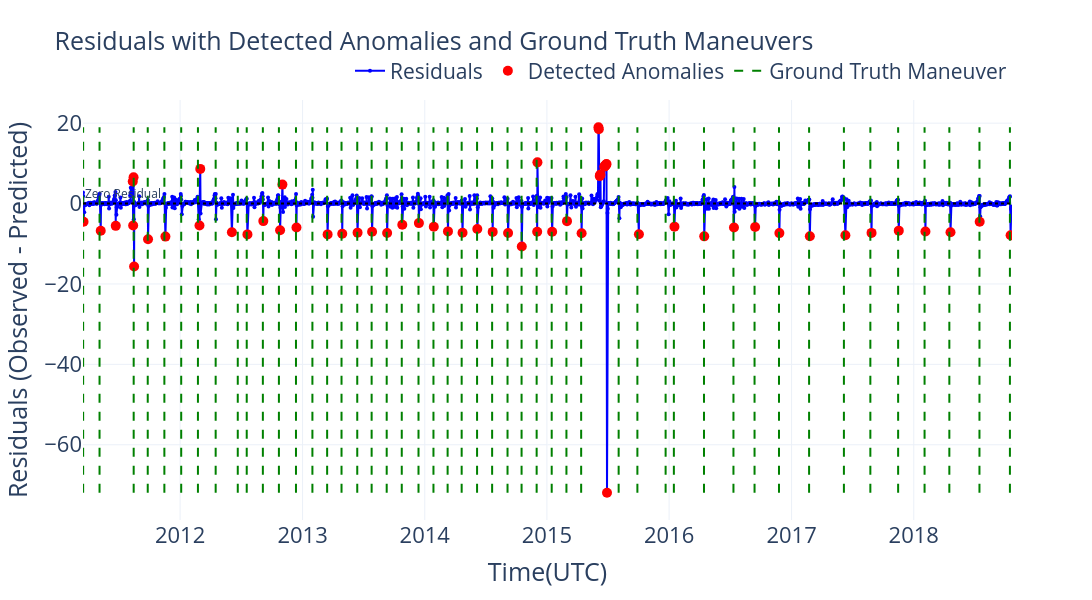

The notebook cell saved with this chart:
### Markdown cell above
### Residuals with detected anomaly and ground truth maneuver

### Code cell
# Residual range for drawing maneuver lines
residuals_min = df_result["residuals"].min()
residuals_max = df_result["residuals"].max()

#Create figure
fig = go.Figure()

#  Residuals
fig.add_trace(go.Scatter(
    x=df_result.index,
    y=df_result["residuals"],
    mode='lines+markers',
    name='Residuals',
    marker=dict(size=4),
    line=dict(color='blue')
))

#  Detected Anomalies
fig.add_trace(go.Scatter(
    x=df_result[df_result["anomaly"]].index,
    y=df_result[df_result["anomaly"]]["residuals"],
    mode='markers',
    name='Detected Anomalies',
    marker=dict(color='red', size=10, symbol='circle'),
    hovertemplate='Anomaly Date: %{x|%Y-%m-%d}<br>Residual: %{y:.4f}'
))

#  Ground Truth Maneuver Lines
for _, row in ground_truth_df_test.iterrows():
    maneuver_date = row["Start_Timestamp"]
    fig.add_trace(go.Scatter(
        x=[maneuver_date, maneuver_date],
        y=[residuals_min, residuals_max],
        mode='lines',
        line=dict(color='green', dash='dash'),
        name='Ground Truth Maneuver',
        hoverinfo='text',
        text=[f"Maneuver Date: {maneuver_date.strftime('%Y-%m-%d')}"] * 2,
        showlegend=False
    ))
fig.add_trace(go.Scatter(
    x=[None],
    y=[None],
    mode='lines',
    line=dict(color='green', dash='dash'),
    name='Ground Truth Maneuver'
))
fig.add_hline(
    y=0,
    line_dash="dot",
    line_color="black",
    annotation_text="Zero Residual",
    annotation_position="top left"
)
fig.update_layout(
    title=dict(
        text='Residuals with Detected Anomalies and Ground Truth Maneuvers',
        font=dict(size=25)  
    ),
    xaxis=dict(
        title='Time(UTC)',
        titlefont=dict(size=25),  
        tickfont=dict(size=22)   
    ),
    yaxis=dict(
        title='Residuals (Observed - Predicted)',
        titlefont=dict(size=25),  
        tickfont=dict(size=22)    
    ),
    template='plotly_white',
    width=1400,
    height=600,
    legend=dict(
        font=dict(size=21),       
        orientation="h",
        yanchor="bottom",
        y=1.02,
        xanchor="right",
        x=1
    ),
    xaxis_range=[df_result.index.min(), df_result.index.max()]
)
fig.show()

### Figure 1 — Plotly figure (JSON) as saved in the notebook; plotly's stock layout.template omitted (floating-point values rounded to 4 significant figures; data arrays with more than 128 entries replaced by an {"elided": "..."} marker saying what was removed)
{"data": [{"line": {"color": "blue"}, "marker": {"size": 4}, "mode": "lines+markers", "name": "Residuals", "type": "scatter", "x": {"elided": "2372 str values"}, "y": {"elided": "2372 float values"}}, {"hovertemplate": "Anomaly Date: %{x|%Y-%m-%d}<br>Residual: %{y:.4f}", "marker": {"color": "red", "size": 10, "symbol": "circle"}, "mode": "markers", "name": "Detected Anomalies", "type": "scatter", "x": ["2011-03-18T13:33:04.434624+00:00", "2011-05-08T21:26:42.042624+00:00", "2011-06-22T18:44:25.860768+00:00", "2011-08-12T14:42:35.221823+00:00", "2011-08-13T20:00:01.840031+00:00", "2011-08-14T23:36:47.971584+00:00", "2011-08-16T14:31:24.178080+00:00", "2011-09-27T06:01:44.510303+00:00", "2011-11-18T04:43:23.132927+00:00", "2012-02-27T23:31:27.419807+00:00", "2012-03-01T06:33:39.019392+00:00", "2012-06-03T19:06:40.533408+00:00", "2012-07-20T05:43:33.076127+00:00", "2012-09-05T14:49:52.375584+00:00", "2012-10-25T18:51:51.276096+00:00", "2012-11-01T16:33:20.510207+00:00", "2012-12-13T17:52:52.836672+00:00", "2013-03-16T19:07:08.596128+00:00", "2013-04-29T11:46:29.135999+00:00", "2013-06-14T06:40:23.176127+00:00", "2013-07-27T15:54:07.547040+00:00", "2013-09-10T14:56:42.918143+00:00", "2013-10-25T21:53:02.677919+00:00", "2013-12-14T12:50:21.624863+00:00", "2014-01-28T00:19:26.262623+00:00", "2014-03-11T09:31:01.419743+00:00", "2014-04-23T22:25:35.989248+00:00", "2014-06-07T00:04:07.449600+00:00", "2014-07-22T23:11:15.370367+00:00", "2014-09-06T23:40:35.164704+00:00", "2014-10-17T22:41:27.209184+00:00", "2014-12-02T21:37:31.944288+00:00", "2014-12-03T16:03:55.754784+00:00", "2015-01-16T16:01:42.060287+00:00", "2015-03-01T23:58:32.151071+00:00", "2015-04-14T16:04:34.735008+00:00", "2015-06-03T22:44:09.786336+00:00", "2015-06-05T00:38:13.195104+00:00", "2015-06-07T20:45:06.208415+00:00", "2015-06-08T21:05:21.660288+00:00", "2015-06-09T21:21:24.367104+00:00", "2015-06-21T13:16:33.792960+00:00", "2015-06-22T18:51:53.333280+00:00", "2015-06-23T19:48:01.955232+00:00", "2015-06-24T21:21:29.131199+00:00", "2015-06-25T21:43:47.450783+00:00", "2015-06-26T23:38:23.257823+00:00", "2015-06-28T01:31:46.684992+00:00", "2015-06-29T12:41:01.554144+00:00", "2015-10-02T21:27:41.193792+00:00", "2016-01-17T01:45:37.382975+00:00", "2016-04-15T00:50:36.443328+00:00", "2016-07-12T19:43:39.815904+00:00", "2016-09-14T00:39:38.692224+00:00", "2016-11-25T13:01:54.971904+00:00", "2017-02-24T13:57:40.517279+00:00", "2017-06-10T18:37:38.412191+00:00", "2017-08-27T21:44:58.960608+00:00", "2017-11-17T06:31:42.474432+00:00", "2018-02-04T22:17:31.942751+00:00", "2018-04-20T20:14:12.465312+00:00", "2018-07-16T23:51:25.983935+00:00", "2018-10-17T09:33:42.700896+00:00"], "y": [-4.527, -6.761, -5.553, 5.494, -5.482, 6.556, -15.67, -8.893, -8.228, -5.464, 8.623, -7.137, -7.669, -4.365, -6.645, 4.713, -5.958, -7.678, -7.501, -7.234, -6.998, -7.339, -5.285, -4.865, -5.773, -6.933, -7.282, -6.353, -7.054, -7.307, -10.7, -7.015, 10.25, -7.024, -4.375, -7.398, 18.98, 18.48, 6.824, 7.03, 7.234, 9.137, 9.279, 9.387, 9.495, 9.606, 9.709, 9.806, -71.94, -7.631, -5.746, -8.163, -5.942, -5.853, -7.351, -8.118, -7.891, -7.302, -6.743, -6.953, -7.157, -4.548, -7.903]}, {"hoverinfo": "text", "line": {"color": "green", "dash": "dash"}, "mode": "lines", "name": "Ground Truth Maneuver", "showlegend": false, "text": ["Maneuver Date: 2018-10-15", "Maneuver Date: 2018-10-15"], "type": "scatter", "x": ["2018-10-15T08:15:00+00:00", "2018-10-15T08:15:00+00:00"], "y": [-71.94, 18.98]}, {"hoverinfo": "text", "line": {"color": "green", "dash": "dash"}, "mode": "lines", "name": "Ground Truth Maneuver", "showlegend": false, "text": ["Maneuver Date: 2018-07-16", "Maneuver Date: 2018-07-16"], "type": "scatter", "x": ["2018-07-16T08:15:00+00:00", "2018-07-16T08:15:00+00:00"], "y": [-71.94, 18.98]}, {"hoverinfo": "text", "line": {"color": "green", "dash": "dash"}, "mode": "lines", "name": "Ground Truth Maneuver", "showlegend": false, "text": ["Maneuver Date: 2018-04-17", "Maneuver Date: 2018-04-17"], "type": "scatter", "x": ["2018-04-17T08:15:00+00:00", "2018-04-17T08:15:00+00:00"], "y": [-71.94, 18.98]}, {"hoverinfo": "text", "line": {"color": "green", "dash": "dash"}, "mode": "lines", "name": "Ground Truth Maneuver", "showlegend": false, "text": ["Maneuver Date: 2018-02-02", "Maneuver Date: 2018-02-02"], "type": "scatter", "x": ["2018-02-02T08:15:00+00:00", "2018-02-02T08:15:00+00:00"], "y": [-71.94, 18.98]}, {"hoverinfo": "text", "line": {"color": "green", "dash": "dash"}, "mode": "lines", "name": "Ground Truth Maneuver", "showlegend": false, "text": ["Maneuver Date: 2017-11-15", "Maneuver Date: 2017-11-15"], "type": "scatter", "x": ["2017-11-15T08:15:00+00:00", "2017-11-15T08:15:00+00:00"], "y": [-71.94, 18.98]}, {"hoverinfo": "text", "line": {"color": "green", "dash": "dash"}, "mode": "lines", "name": "Ground Truth Maneuver", "showlegend": false, "text": ["Maneuver Date: 2017-08-24", "Maneuver Date: 2017-08-24"], "type": "scatter", "x": ["2017-08-24T08:15:00+00:00", "2017-08-24T08:15:00+00:00"], "y": [-71.94, 18.98]}, {"hoverinfo": "text", "line": {"color": "green", "dash": "dash"}, "mode": "lines", "name": "Ground Truth Maneuver", "showlegend": false, "text": ["Maneuver Date: 2017-06-06", "Maneuver Date: 2017-06-06"], "type": "scatter", "x": ["2017-06-06T08:15:00+00:00", "2017-06-06T08:15:00+00:00"], "y": [-71.94, 18.98]}, {"hoverinfo": "text", "line": {"color": "green", "dash": "dash"}, "mode": "lines", "name": "Ground Truth Maneuver", "showlegend": false, "text": ["Maneuver Date: 2017-02-22", "Maneuver Date: 2017-02-22"], "type": "scatter", "x": ["2017-02-22T07:30:00+00:00", "2017-02-22T07:30:00+00:00"], "y": [-71.94, 18.98]}, {"hoverinfo": "text", "line": {"color": "green", "dash": "dash"}, "mode": "lines", "name": "Ground Truth Maneuver", "showlegend": false, "text": ["Maneuver Date: 2016-11-24", "Maneuver Date: 2016-11-24"], "type": "scatter", "x": ["2016-11-24T08:45:00+00:00", "2016-11-24T08:45:00+00:00"], "y": [-71.94, 18.98]}, {"hoverinfo": "text", "line": {"color": "green", "dash": "dash"}, "mode": "lines", "name": "Ground Truth Maneuver", "showlegend": false, "text": ["Maneuver Date: 2016-09-12", "Maneuver Date: 2016-09-12"], "type": "scatter", "x": ["2016-09-12T08:30:00+00:00", "2016-09-12T08:30:00+00:00"], "y": [-71.94, 18.98]}, {"hoverinfo": "text", "line": {"color": "green", "dash": "dash"}, "mode": "lines", "name": "Ground Truth Maneuver", "showlegend": false, "text": ["Maneuver Date: 2016-07-11", "Maneuver Date: 2016-07-11"], "type": "scatter", "x": ["2016-07-11T07:45:00+00:00", "2016-07-11T07:45:00+00:00"], "y": [-71.94, 18.98]}, {"hoverinfo": "text", "line": {"color": "green", "dash": "dash"}, "mode": "lines", "name": "Ground Truth Maneuver", "showlegend": false, "text": ["Maneuver Date: 2016-04-14", "Maneuver Date: 2016-04-14"], "type": "scatter", "x": ["2016-04-14T07:30:00+00:00", "2016-04-14T07:30:00+00:00"], "y": [-71.94, 18.98]}, {"hoverinfo": "text", "line": {"color": "green", "dash": "dash"}, "mode": "lines", "name": "Ground Truth Maneuver", "showlegend": false, "text": ["Maneuver Date: 2016-01-15", "Maneuver Date: 2016-01-15"], "type": "scatter", "x": ["2016-01-15T07:30:00+00:00", "2016-01-15T07:30:00+00:00"], "y": [-71.94, 18.98]}, {"hoverinfo": "text", "line": {"color": "green", "dash": "dash"}, "mode": "lines", "name": "Ground Truth Maneuver", "showlegend": false, "text": ["Maneuver Date: 2015-12-21", "Maneuver Date: 2015-12-21"], "type": "scatter", "x": ["2015-12-21T16:00:00+00:00", "2015-12-21T16:00:00+00:00"], "y": [-71.94, 18.98]}, {"hoverinfo": "text", "line": {"color": "green", "dash": "dash"}, "mode": "lines", "name": "Ground Truth Maneuver", "showlegend": false, "text": ["Maneuver Date: 2015-09-28", "Maneuver Date: 2015-09-28"], "type": "scatter", "x": ["2015-09-28T07:30:00+00:00", "2015-09-28T07:30:00+00:00"], "y": [-71.94, 18.98]}, {"hoverinfo": "text", "line": {"color": "green", "dash": "dash"}, "mode": "lines", "name": "Ground Truth Maneuver", "showlegend": false, "text": ["Maneuver Date: 2015-08-03", "Maneuver Date: 2015-08-03"], "type": "scatter", "x": ["2015-08-03T07:30:00+00:00", "2015-08-03T07:30:00+00:00"], "y": [-71.94, 18.98]}, {"hoverinfo": "text", "line": {"color": "green", "dash": "dash"}, "mode": "lines", "name": "Ground Truth Maneuver", "showlegend": false, "text": ["Maneuver Date: 2015-04-13", "Maneuver Date: 2015-04-13"], "type": "scatter", "x": ["2015-04-13T07:30:00+00:00", "2015-04-13T07:30:00+00:00"], "y": [-71.94, 18.98]}, {"hoverinfo": "text", "line": {"color": "green", "dash": "dash"}, "mode": "lines", "name": "Ground Truth Maneuver", "showlegend": false, "text": ["Maneuver Date: 2015-02-28", "Maneuver Date: 2015-02-28"], "type": "scatter", "x": ["2015-02-28T07:30:00+00:00", "2015-02-28T07:30:00+00:00"], "y": [-71.94, 18.98]}, {"hoverinfo": "text", "line": {"color": "green", "dash": "dash"}, "mode": "lines", "name": "Ground Truth Maneuver", "showlegend": false, "text": ["Maneuver Date: 2015-01-15", "Maneuver Date: 2015-01-15"], "type": "scatter", "x": ["2015-01-15T07:30:00+00:00", "2015-01-15T07:30:00+00:00"], "y": [-71.94, 18.98]}, {"hoverinfo": "text", "line": {"color": "green", "dash": "dash"}, "mode": "lines", "name": "Ground Truth Maneuver", "showlegend": false, "text": ["Maneuver Date: 2014-12-01", "Maneuver Date: 2014-12-01"], "type": "scatter", "x": ["2014-12-01T07:30:00+00:00", "2014-12-01T07:30:00+00:00"], "y": [-71.94, 18.98]}, {"hoverinfo": "text", "line": {"color": "green", "dash": "dash"}, "mode": "lines", "name": "Ground Truth Maneuver", "showlegend": false, "text": ["Maneuver Date: 2014-10-17", "Maneuver Date: 2014-10-17"], "type": "scatter", "x": ["2014-10-17T07:30:00+00:00", "2014-10-17T07:30:00+00:00"], "y": [-71.94, 18.98]}, {"hoverinfo": "text", "line": {"color": "green", "dash": "dash"}, "mode": "lines", "name": "Ground Truth Maneuver", "showlegend": false, "text": ["Maneuver Date: 2014-09-05", "Maneuver Date: 2014-09-05"], "type": "scatter", "x": ["2014-09-05T07:30:00+00:00", "2014-09-05T07:30:00+00:00"], "y": [-71.94, 18.98]}, {"hoverinfo": "text", "line": {"color": "green", "dash": "dash"}, "mode": "lines", "name": "Ground Truth Maneuver", "showlegend": false, "text": ["Maneuver Date: 2014-07-21", "Maneuver Date: 2014-07-21"], "type": "scatter", "x": ["2014-07-21T07:30:00+00:00", "2014-07-21T07:30:00+00:00"], "y": [-71.94, 18.98]}, {"hoverinfo": "text", "line": {"color": "green", "dash": "dash"}, "mode": "lines", "name": "Ground Truth Maneuver", "showlegend": false, "text": ["Maneuver Date: 2014-06-06", "Maneuver Date: 2014-06-06"], "type": "scatter", "x": ["2014-06-06T07:30:00+00:00", "2014-06-06T07:30:00+00:00"], "y": [-71.94, 18.98]}, {"hoverinfo": "text", "line": {"color": "green", "dash": "dash"}, "mode": "lines", "name": "Ground Truth Maneuver", "showlegend": false, "text": ["Maneuver Date: 2014-04-21", "Maneuver Date: 2014-04-21"], "type": "scatter", "x": ["2014-04-21T07:30:00+00:00", "2014-04-21T07:30:00+00:00"], "y": [-71.94, 18.98]}, {"hoverinfo": "text", "line": {"color": "green", "dash": "dash"}, "mode": "lines", "name": "Ground Truth Maneuver", "showlegend": false, "text": ["Maneuver Date: 2014-03-10", "Maneuver Date: 2014-03-10"], "type": "scatter", "x": ["2014-03-10T07:30:00+00:00", "2014-03-10T07:30:00+00:00"], "y": [-71.94, 18.98]}, {"hoverinfo": "text", "line": {"color": "green", "dash": "dash"}, "mode": "lines", "name": "Ground Truth Maneuver", "showlegend": false, "text": ["Maneuver Date: 2014-01-27", "Maneuver Date: 2014-01-27"], "type": "scatter", "x": ["2014-01-27T00:30:00+00:00", "2014-01-27T00:30:00+00:00"], "y": [-71.94, 18.98]}, {"hoverinfo": "text", "line": {"color": "green", "dash": "dash"}, "mode": "lines", "name": "Ground Truth Maneuver", "showlegend": false, "text": ["Maneuver Date: 2013-12-13", "Maneuver Date: 2013-12-13"], "type": "scatter", "x": ["2013-12-13T07:30:00+00:00", "2013-12-13T07:30:00+00:00"], "y": [-71.94, 18.98]}, {"hoverinfo": "text", "line": {"color": "green", "dash": "dash"}, "mode": "lines", "name": "Ground Truth Maneuver", "showlegend": false, "text": ["Maneuver Date: 2013-10-24", "Maneuver Date: 2013-10-24"], "type": "scatter", "x": ["2013-10-24T07:30:00+00:00", "2013-10-24T07:30:00+00:00"], "y": [-71.94, 18.98]}, {"hoverinfo": "text", "line": {"color": "green", "dash": "dash"}, "mode": "lines", "name": "Ground Truth Maneuver", "showlegend": false, "text": ["Maneuver Date: 2013-09-09", "Maneuver Date: 2013-09-09"], "type": "scatter", "x": ["2013-09-09T07:30:00+00:00", "2013-09-09T07:30:00+00:00"], "y": [-71.94, 18.98]}, {"hoverinfo": "text", "line": {"color": "green", "dash": "dash"}, "mode": "lines", "name": "Ground Truth Maneuver", "showlegend": false, "text": ["Maneuver Date: 2013-07-26", "Maneuver Date: 2013-07-26"], "type": "scatter", "x": ["2013-07-26T07:30:00+00:00", "2013-07-26T07:30:00+00:00"], "y": [-71.94, 18.98]}, {"hoverinfo": "text", "line": {"color": "green", "dash": "dash"}, "mode": "lines", "name": "Ground Truth Maneuver", "showlegend": false, "text": ["Maneuver Date: 2013-06-13", "Maneuver Date: 2013-06-13"], "type": "scatter", "x": ["2013-06-13T07:30:00+00:00", "2013-06-13T07:30:00+00:00"], "y": [-71.94, 18.98]}, {"hoverinfo": "text", "line": {"color": "green", "dash": "dash"}, "mode": "lines", "name": "Ground Truth Maneuver", "showlegend": false, "text": ["Maneuver Date: 2013-04-27", "Maneuver Date: 2013-04-27"], "type": "scatter", "x": ["2013-04-27T08:30:00+00:00", "2013-04-27T08:30:00+00:00"], "y": [-71.94, 18.98]}, {"hoverinfo": "text", "line": {"color": "green", "dash": "dash"}, "mode": "lines", "name": "Ground Truth Maneuver", "showlegend": false, "text": ["Maneuver Date: 2013-03-15", "Maneuver Date: 2013-03-15"], "type": "scatter", "x": ["2013-03-15T08:30:00+00:00", "2013-03-15T08:30:00+00:00"], "y": [-71.94, 18.98]}, {"hoverinfo": "text", "line": {"color": "green", "dash": "dash"}, "mode": "lines", "name": "Ground Truth Maneuver", "showlegend": false, "text": ["Maneuver Date: 2013-01-30", "Maneuver Date: 2013-01-30"], "type": "scatter", "x": ["2013-01-30T08:30:00+00:00", "2013-01-30T08:30:00+00:00"], "y": [-71.94, 18.98]}, {"hoverinfo": "text", "line": {"color": "green", "dash": "dash"}, "mode": "lines", "name": "Ground Truth Maneuver", "showlegend": false, "text": ["Maneuver Date: 2012-12-12", "Maneuver Date: 2012-12-12"], "type": "scatter", "x": ["2012-12-12T06:30:00+00:00", "2012-12-12T06:30:00+00:00"], "y": [-71.94, 18.98]}, {"hoverinfo": "text", "line": {"color": "green", "dash": "dash"}, "mode": "lines", "name": "Ground Truth Maneuver", "showlegend": false, "text": ["Maneuver Date: 2012-10-22", "Maneuver Date: 2012-10-22"], "type": "scatter", "x": ["2012-10-22T06:30:00+00:00", "2012-10-22T06:30:00+00:00"], "y": [-71.94, 18.98]}, {"hoverinfo": "text", "line": {"color": "green", "dash": "dash"}, "mode": "lines", "name": "Ground Truth Maneuver", "showlegend": false, "text": ["Maneuver Date: 2012-09-04", "Maneuver Date: 2012-09-04"], "type": "scatter", "x": ["2012-09-04T07:30:00+00:00", "2012-09-04T07:30:00+00:00"], "y": [-71.94, 18.98]}, {"hoverinfo": "text", "line": {"color": "green", "dash": "dash"}, "mode": "lines", "name": "Ground Truth Maneuver", "showlegend": false, "text": ["Maneuver Date: 2012-07-18", "Maneuver Date: 2012-07-18"], "type": "scatter", "x": ["2012-07-18T02:30:00+00:00", "2012-07-18T02:30:00+00:00"], "y": [-71.94, 18.98]}, {"hoverinfo": "text", "line": {"color": "green", "dash": "dash"}, "mode": "lines", "name": "Ground Truth Maneuver", "showlegend": false, "text": ["Maneuver Date: 2012-04-16", "Maneuver Date: 2012-04-16"], "type": "scatter", "x": ["2012-04-16T07:30:00+00:00", "2012-04-16T07:30:00+00:00"], "y": [-71.94, 18.98]}, {"hoverinfo": "text", "line": {"color": "green", "dash": "dash"}, "mode": "lines", "name": "Ground Truth Maneuver", "showlegend": false, "text": ["Maneuver Date: 2012-02-23", "Maneuver Date: 2012-02-23"], "type": "scatter", "x": ["2012-02-23T07:30:00+00:00", "2012-02-23T07:30:00+00:00"], "y": [-71.94, 18.98]}, {"hoverinfo": "text", "line": {"color": "green", "dash": "dash"}, "mode": "lines", "name": "Ground Truth Maneuver", "showlegend": false, "text": ["Maneuver Date: 2012-01-04", "Maneuver Date: 2012-01-04"], "type": "scatter", "x": ["2012-01-04T08:00:00+00:00", "2012-01-04T08:00:00+00:00"], "y": [-71.94, 18.98]}, {"hoverinfo": "text", "line": {"color": "green", "dash": "dash"}, "mode": "lines", "name": "Ground Truth Maneuver", "showlegend": false, "text": ["Maneuver Date: 2011-11-15", "Maneuver Date: 2011-11-15"], "type": "scatter", "x": ["2011-11-15T01:00:00+00:00", "2011-11-15T01:00:00+00:00"], "y": [-71.94, 18.98]}, {"hoverinfo": "text", "line": {"color": "green", "dash": "dash"}, "mode": "lines", "name": "Ground Truth Maneuver", "showlegend": false, "text": ["Maneuver Date: 2011-09-26", "Maneuver Date: 2011-09-26"], "type": "scatter", "x": ["2011-09-26T08:30:00+00:00", "2011-09-26T08:30:00+00:00"], "y": [-71.94, 18.98]}, {"hoverinfo": "text", "line": {"color": "green", "dash": "dash"}, "mode": "lines", "name": "Ground Truth Maneuver", "showlegend": false, "text": ["Maneuver Date: 2011-08-15", "Maneuver Date: 2011-08-15"], "type": "scatter", "x": ["2011-08-15T08:30:00+00:00", "2011-08-15T08:30:00+00:00"], "y": [-71.94, 18.98]}, {"hoverinfo": "text", "line": {"color": "green", "dash": "dash"}, "mode": "lines", "name": "Ground Truth Maneuver", "showlegend": false, "text": ["Maneuver Date: 2012-06-21", "Maneuver Date: 2012-06-21"], "type": "scatter", "x": ["2012-06-21T08:30:00+00:00", "2012-06-21T08:30:00+00:00"], "y": [-71.94, 18.98]}, {"hoverinfo": "text", "line": {"color": "green", "dash": "dash"}, "mode": "lines", "name": "Ground Truth Maneuver", "showlegend": false, "text": ["Maneuver Date: 2011-05-05", "Maneuver Date: 2011-05-05"], "type": "scatter", "x": ["2011-05-05T08:30:00+00:00", "2011-05-05T08:30:00+00:00"], "y": [-71.94, 18.98]}, {"hoverinfo": "text", "line": {"color": "green", "dash": "dash"}, "mode": "lines", "name": "Ground Truth Maneuver", "showlegend": false, "text": ["Maneuver Date: 2011-03-17", "Maneuver Date: 2011-03-17"], "type": "scatter", "x": ["2011-03-17T08:30:00+00:00", "2011-03-17T08:30:00+00:00"], "y": [-71.94, 18.98]}, {"line": {"color": "green", "dash": "dash"}, "mode": "lines", "name": "Ground Truth Maneuver", "type": "scatter", "x": [null], "y": [null]}], "layout": {"annotations": [{"showarrow": false, "text": "Zero Residual", "x": 0, "xanchor": "left", "xref": "x domain", "y": 0, "yanchor": "bottom", "yref": "y"}], "height": 600, "legend": {"font": {"size": 21}, "orientation": "h", "x": 1, "xanchor": "right", "y": 1.02, "yanchor": "bottom"}, "shapes": [{"line": {"color": "black", "dash": "dot"}, "type": "line", "x0": 0, "x1": 1, "xref": "x domain", "y0": 0, "y1": 0, "yref": "y"}], "title": {"font": {"size": 25}, "text": "Residuals with Detected Anomalies and Ground Truth Maneuvers"}, "width": 1400, "xaxis": {"range": ["2011-03-16T22:22:53.164991+00:00", "2018-10-21T13:20:43.566719+00:00"], "tickfont": {"size": 22}, "title": {"font": {"size": 25}, "text": "Time(UTC)"}}, "yaxis": {"tickfont": {"size": 22}, "title": {"font": {"size": 25}, "text": "Residuals (Observed - Predicted)"}}}}
